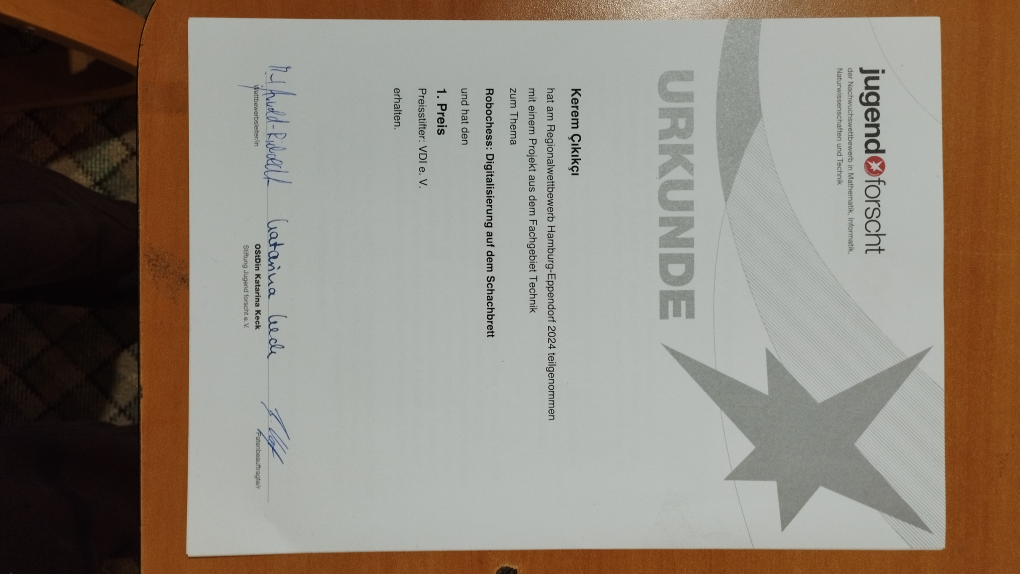
#> input picture pdf/a.jpg, 4080 x 2296 px (shown at 1/4 size)
$ python -i png_to_pdf.py   (imports and definitions only)
#> lines starting #> are read from the running program, lines starting #| are printed output that depends on the picture; after the words box and inside, x2 and y2 are one past the last pixel; in counts of white or black regions, pixels touching at a corner belong together
import cv2
import numpy as np
from tkinter import Tk, Canvas, Button, filedialog
from PIL import Image, ImageTk
import img2pdf

def kagit_tespit_ve_duzelt(imaj_yolu):
    # Görüntüyü yükle
#> called with imaj_yolu = 'a.jpg'
    imaj = cv2.imread(imaj_yolu)
#> imaj is the input picture: shape (2296, 4080, 3); mean B, G, R 122.3, 133.6, 142.5
    orijinal_imaj = imaj.copy()

    # Gri tonlamalı görüntü elde et
    gri_imaj = cv2.cvtColor(imaj, cv2.COLOR_BGR2GRAY)
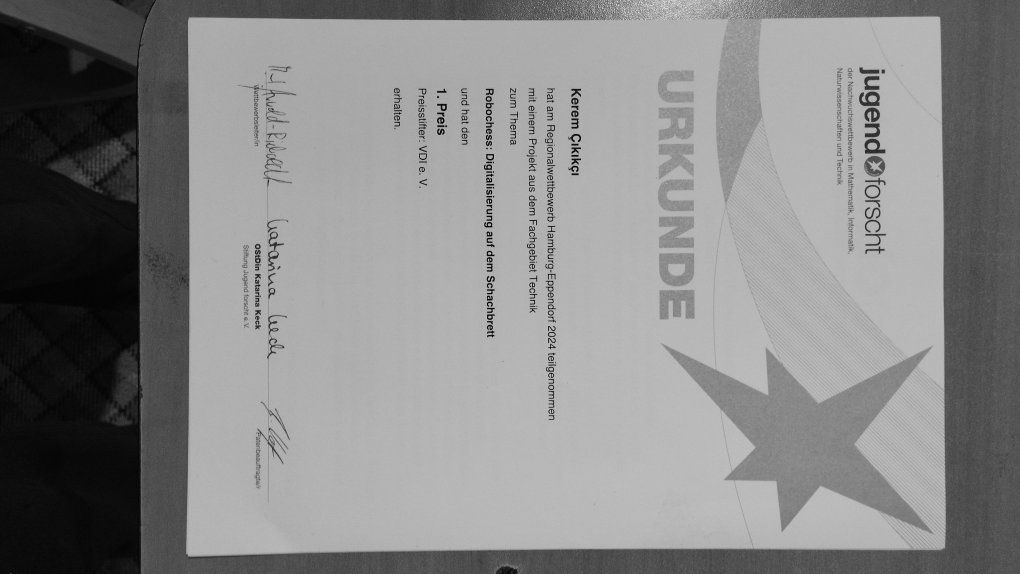
#> gri_imaj: shape (2296, 4080) (shown at 1/4 size); min 0, max 252, mean 135

    # Kenar tespiti yap
    kenarlar = cv2.Canny(gri_imaj, 50, 150)
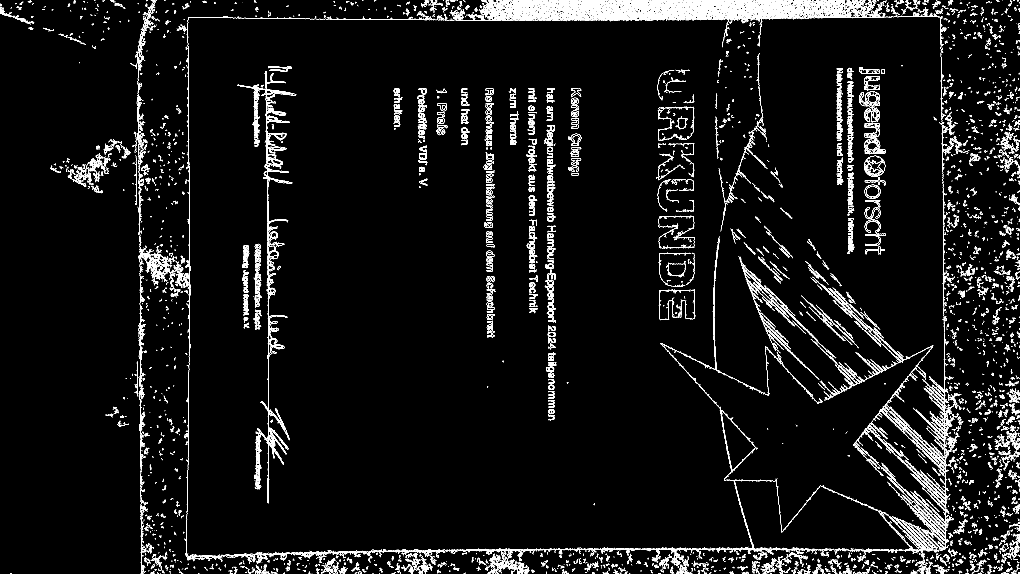
#> kenarlar: shape (2296, 4080) (shown at 1/4 size); 3.1% white in thin lines or dots

    # Köşeleri algıla
    konturlar, _ = cv2.findContours(kenarlar.copy(), cv2.RETR_EXTERNAL, cv2.CHAIN_APPROX_SIMPLE)
#> konturlar = 6310 contours, 5181 with area under 20; largest, box (x1, y1, x2, y2) and area: (2526, 0, 2756, 83) 5354, (3458, 739, 3522, 795) 2746, (1068, 1196, 1149, 1436) 2566, (1055, 475, 1158, 709) 2381, (3456, 304, 3518, 360) 2042
    konturlar = sorted(konturlar, key=cv2.contourArea, reverse=True)

    for kontur in konturlar:
        # Konturun yaklaşık bir şeklini bul
        epsilon = 0.02 * cv2.arcLength(kontur, True)
        yaklasik_sekil = cv2.approxPolyDP(kontur, epsilon, True)

        # Kâğıt olduğunu varsayalım, dört köşe noktasını alalım
        if len(yaklasik_sekil) == 4:
            kagit_kose_noktalari = yaklasik_sekil
            break
#> this loop made 12 passes
#> (epsilon, kagit_kose_noktalari) on pass 12: (41.33, [[2938, 17], [2864, 72], [2853, 14], [2852, 67]])
#> epsilon on passes 2, 3, 4, 5, 6, 8: 4.26, 25.87, 58.89, 6.69, 69.25, 10.96

    # Kâğıt köşelerini işaretle
    for nokta in kagit_kose_noktalari:
        x, y = nokta[0]
        cv2.circle(imaj, (x, y), 5, (0, 255, 0), -1)
#> this loop made 4 passes
#> (x, y) on passes 1 to 4: (2938, 17), (2864, 72), (2853, 14), (2852, 67)

    # Kullanıcı tarafından köşe noktalarını belirlemek için GUI oluştur
    def nokta_belirle(event):
        x, y = event.x, event.y
        cv2.circle(imaj, (x, y), 5, (255, 0, 0), -1)
        cv2.imshow("Kâğıt Tespiti ve Düzeltme", imaj)

    def kaydet_ve_kapat():
        cv2.destroyAllWindows()

        # Kullanıcı tarafından işaretlenen noktaları al
        secilen_noktalar = []
        for nokta in kagit_kose_noktalari:
            secilen_noktalar.append([nokta[0][0], nokta[0][1]])

        # Kullanıcı tarafından işaretlenen noktaları kullanarak görüntüyü düzelt
        secilen_noktalar = np.array(secilen_noktalar)
        genislik = 500  # Düzeltilecek görüntünün genişliği
        yukseklik = 700  # Düzeltilecek görüntünün yüksekliği
        yeni_noktalar = np.array([[0, 0], [genislik, 0], [genislik, yukseklik], [0, yukseklik]], np.float32)
        transformasyon_matrix = cv2.getPerspectiveTransform(secilen_noktalar, yeni_noktalar)
        duzeltilmis_imaj = cv2.warpPerspective(orijinal_imaj, transformasyon_matrix, (genislik, yukseklik))

        # Düzeltme sonrası görüntüyü PDF'e dönüştür
        pdf_adi = imaj_yolu.replace(".jpg", "_duzeltilmis.pdf")
        with open(pdf_adi, "wb") as pdf_dosyasi:
            pdf_dosyasi.write(img2pdf.convert(duzeltilmis_imaj.tobytes()))

    # GUI oluştur
    pencere = Tk()
    pencere.title("Kâğıt Tespiti ve Düzeltme")
    pencere.geometry("800x600")

    imaj = cv2.cvtColor(imaj, cv2.COLOR_BGR2RGB)
    imaj = Image.fromarray(imaj)
    imaj = ImageTk.PhotoImage(image=imaj)

    cerceve = Canvas(pencere, width=800, height=600)
    cerceve.create_image(0, 0, anchor="nw", image=imaj)
    cerceve.pack()

    cerceve.bind("<Button-1>", nokta_belirle)

    kaydet_butonu = Button(pencere, text="Kaydet ve Kapat", command=kaydet_ve_kapat)
    kaydet_butonu.pack()

    pencere.mainloop()

# Kullanım örneği
# [1 line not run here, left out]

>>> result = kagit_tespit_ve_duzelt('a.jpg')

$ run again, on pdf/1.png
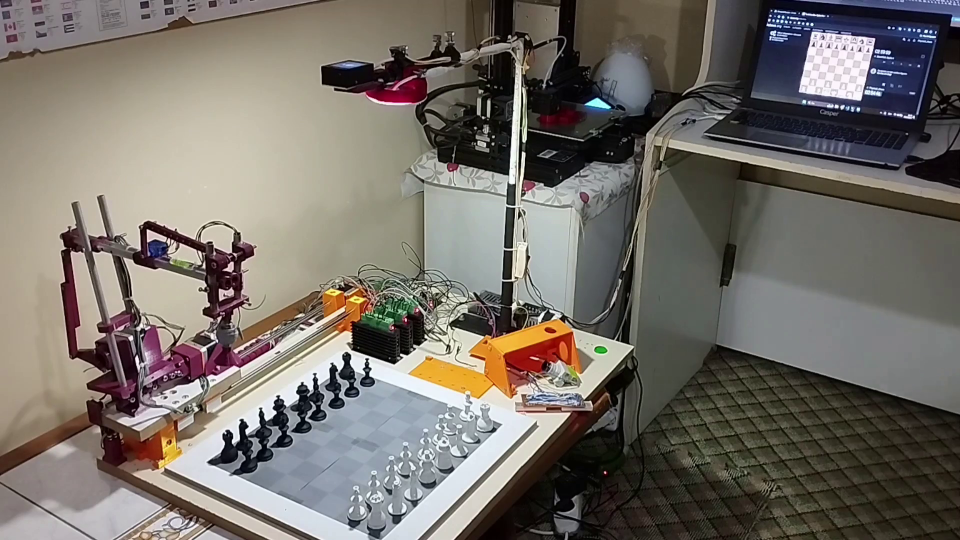
#> input picture pdf/1.png, 1920 x 1080 px (shown at 1/2 size)
#> in kagit_tespit_ve_duzelt, imaj is the input picture: shape (1080, 1920, 3); mean B, G, R 104.3, 111.2, 116.8
#> in kagit_tespit_ve_duzelt, `gri_imaj = cv2.cvtColor(imaj, cv2.COLOR_BGR2GRAY)`:
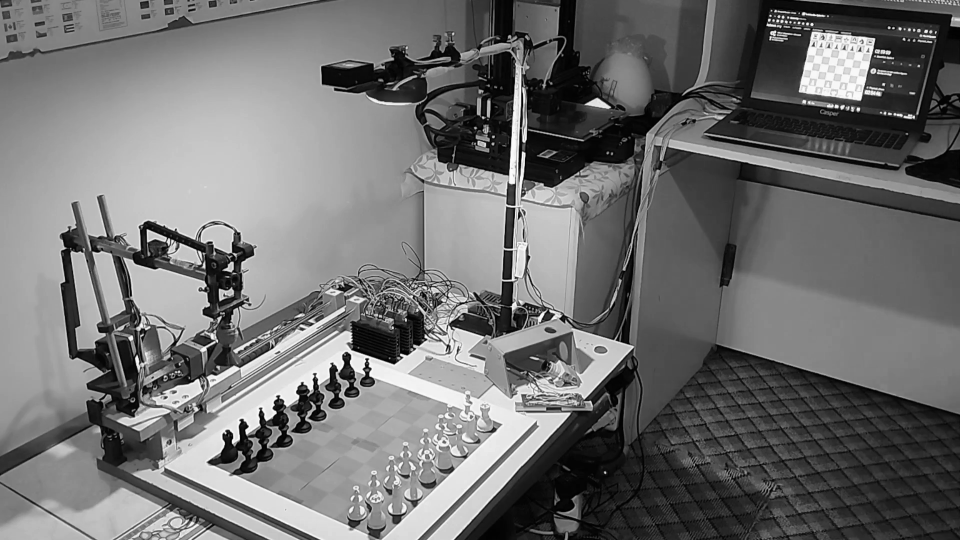
#> gri_imaj: shape (1080, 1920) (shown at 1/2 size); min 0, max 255, mean 112.1
#> in kagit_tespit_ve_duzelt, `kenarlar = cv2.Canny(gri_imaj, 50, 150)`:
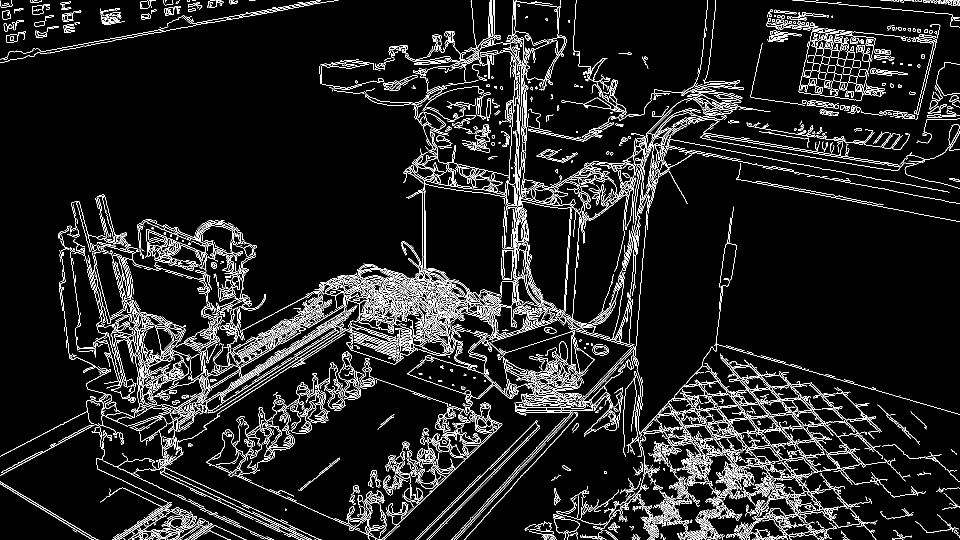
#> kenarlar: shape (1080, 1920) (shown at 1/2 size); 8% white in thin lines or dots
#> konturlar = 2796 contours, 2355 with area under 20; largest, box (x1, y1, x2, y2) and area: (1280, 707, 1852, 1060) 27910, (1597, 63, 1751, 202) 16030, (724, 551, 1002, 749) 7220, (1570, 754, 1763, 865) 2752, (593, 550, 801, 658) 1998
#> the loop in kagit_tespit_ve_duzelt, `for kontur in konturlar:` made 2 passes
#> (epsilon, kagit_kose_noktalari) on pass 2: (11.86, [[1624, 63], [1597, 183], [1721, 201], [1750, 76]])
#> the loop in kagit_tespit_ve_duzelt, `for nokta in kagit_kose_noktalari:` made 4 passes
#> (x, y) on passes 1 to 4: (1624, 63), (1597, 183), (1721, 201), (1750, 76)

$ run again, on pdf/3.png
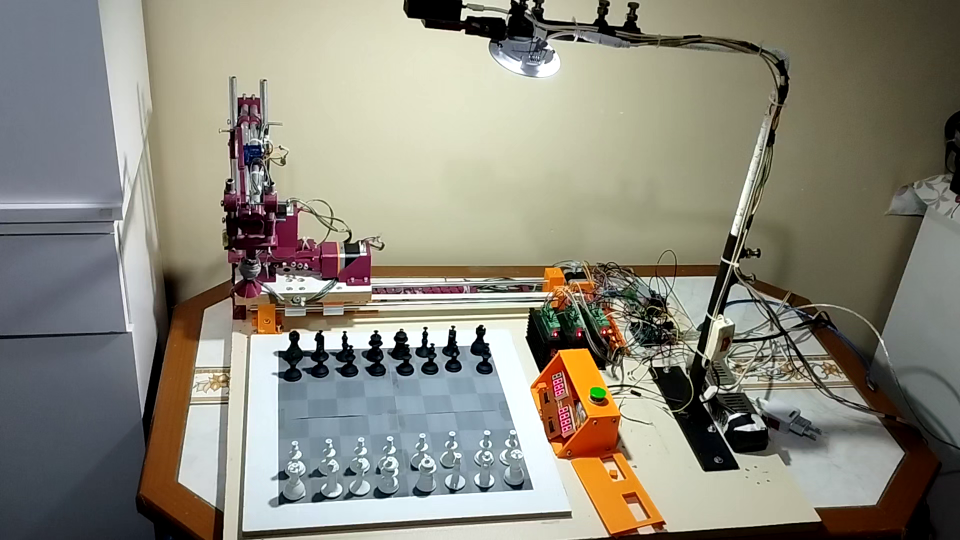
#> input picture pdf/3.png, 1920 x 1080 px (shown at 1/2 size)
#> in kagit_tespit_ve_duzelt, imaj is the input picture: shape (1080, 1920, 3); mean B, G, R 122.5, 135.3, 138.3
#> in kagit_tespit_ve_duzelt, `gri_imaj = cv2.cvtColor(imaj, cv2.COLOR_BGR2GRAY)`:
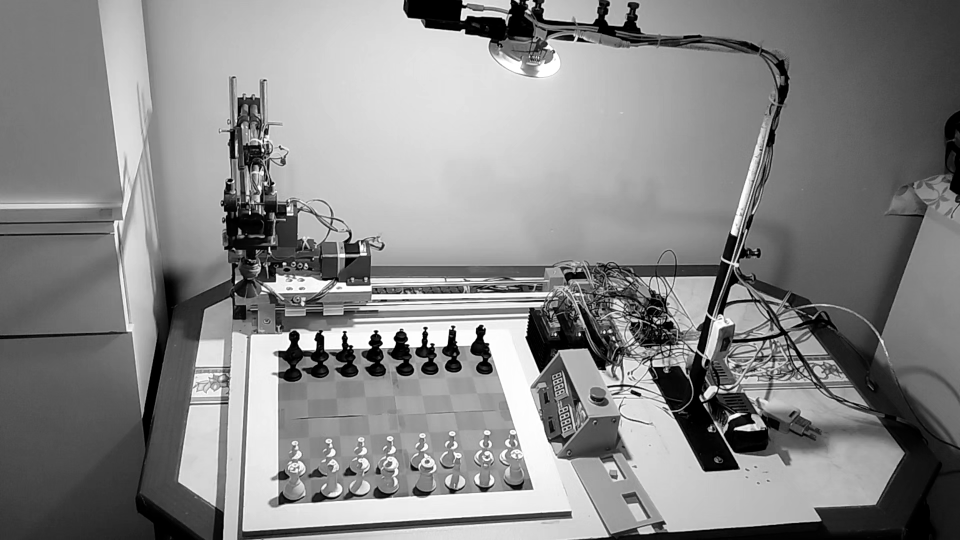
#> gri_imaj: shape (1080, 1920) (shown at 1/2 size); min 0, max 255, mean 134.7
#> in kagit_tespit_ve_duzelt, `kenarlar = cv2.Canny(gri_imaj, 50, 150)`:
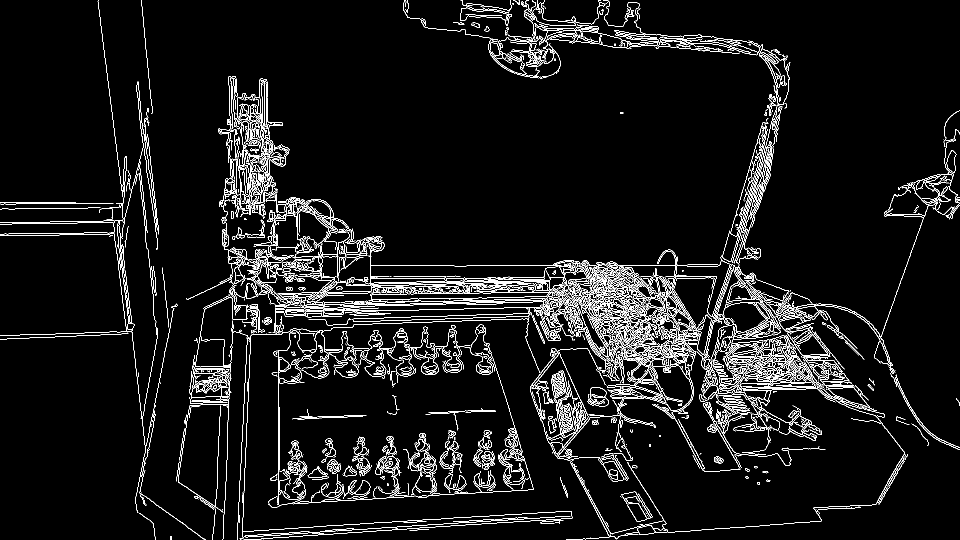
#> kenarlar: shape (1080, 1920) (shown at 1/2 size); 5.7% white in thin lines or dots
#> konturlar = 1643 contours, 1388 with area under 20; largest, box (x1, y1, x2, y2) and area: (479, 594, 1145, 1080) 7825, (1156, 458, 1810, 1069) 7538, (1795, 221, 1920, 439) 4547, (1157, 538, 1333, 722) 3648, (486, 472, 1148, 617) 2664
#> the loop in kagit_tespit_ve_duzelt, `for kontur in konturlar:` made 8 passes
#> (epsilon, kagit_kose_noktalari) on pass 8: (4.46, [[1575, 665], [1604, 710], [1655, 708], [1616, 656]])
#> the loop in kagit_tespit_ve_duzelt, `for nokta in kagit_kose_noktalari:` made 4 passes
#> (x, y) on passes 1 to 4: (1575, 665), (1604, 710), (1655, 708), (1616, 656)
